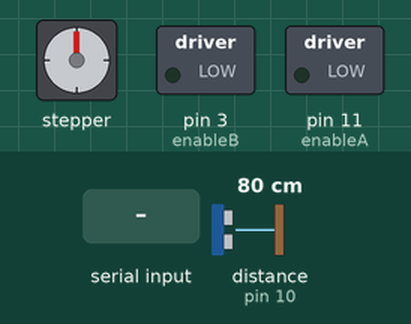
Recording of a sketch running on a simulated Arduino Uno, built with avr-gcc and run on an emulated ATmega328P. On the bench: stepper motor, switched loads named in the sketch (green lamp = pin HIGH). Wiring (inferred from the names in the program): stepper motor (2048 steps per turn assumed): coils pin 4, pin 6, pin 5, pin 7. The test bench sets the inputs (shaded band); at power-on: distance to the obstacle (sensor on pin 10) 80 cm. The echo pulse lasts 58.3 µs per cm; pins used as bus, display or sensor lines are not drawn.

Above: at 1.2 s.
1.3 s: "G" received over Serial
At 1.7 s:
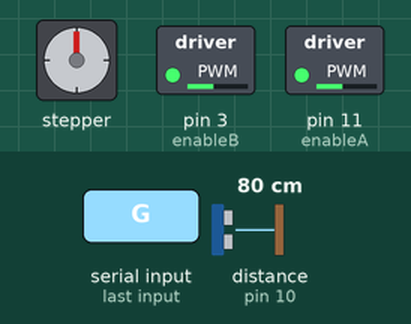
2.8 s: distance to the obstacle (sensor on pin 10) set to 38 cm
4.3 s: distance to the obstacle (sensor on pin 10) set to 33 cm
10.3 s: "F" received over Serial
At 12.2 s:
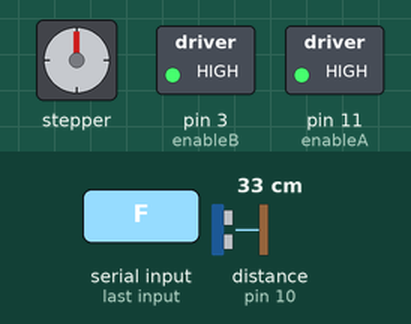
Timing chart, 0 to 13.7 s (numbered marks = the images above; inputs shaded):
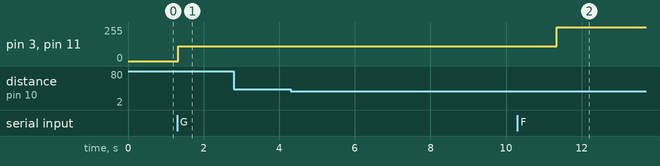

Measured:
- after the input at 1.3 s, pin 3 (enableB), pin 11 (enableA): 0/255 → 110/255 at once
- after the input at 2.8 s, every drawn part: stays the same
- after the input at 4.3 s, every drawn part: stays the same
- after the input at 10.3 s, pin 3 (enableB), pin 11 (enableA): 110/255 → 255/255 after 1.0 s

The sketch:

dual_state_vehicle.ino
```cpp
// --- Motor Direction Control Pins (Wired to L298N) ---
int leftForward = 4;  // IN1
int leftBackward = 5; // IN2
int rightForward = 6; // IN3
int rightBackward = 7;// IN4

// --- New Motor Speed Control Pins (Jumpers removed from L298N!) ---
int enableA = 11;      // ENA (Left Motors Speed - must be a PWM pin)
int enableB = 3;      // ENB (Right Motors Speed - must be a PWM pin)

// --- Ultrasonic Sensor Pins ---
int trigPin = 9;
int echoPin = 10;

// --- State Variables for System Control ---
bool emergencyStop = true; // Starts the robot in a locked safety state
char manualCommand = ' ';
int motorSpeed = 110; // Default cruising speed (Scale: 0 to 255)

void setup() {
  pinMode(leftForward, OUTPUT);
  pinMode(leftBackward, OUTPUT);
  pinMode(rightForward, OUTPUT);
  pinMode(rightBackward, OUTPUT);
  pinMode(enableA, OUTPUT);
  pinMode(enableB, OUTPUT);

  pinMode(trigPin, OUTPUT);
  pinMode(echoPin, INPUT);

  Serial.begin(9600);
}

long getDistance() {
  digitalWrite(trigPin, LOW);
  delayMicroseconds(2);
  digitalWrite(trigPin, HIGH);
  delayMicroseconds(10);
  digitalWrite(trigPin, LOW);
  long duration = pulseIn(echoPin, HIGH);
  return duration * 0.034 / 2;
}

// --- Dynamic Directional Actuation Functions ---
void applySpeed() {
  analogWrite(enableA, motorSpeed); // Sends PWM speed signal to Left side
  analogWrite(enableB, motorSpeed); // Sends PWM speed signal to Right side
}

void stopMotors() {
  digitalWrite(leftForward, LOW);
  digitalWrite(leftBackward, LOW);
  digitalWrite(rightForward, LOW);
  digitalWrite(rightBackward, LOW);
}

void goForward() {
  applySpeed();
  digitalWrite(leftForward, HIGH);
  digitalWrite(leftBackward, LOW);
  digitalWrite(rightForward, HIGH);
  digitalWrite(rightBackward, LOW);
}

void goBackward() {
  applySpeed();
  digitalWrite(leftForward, LOW);
  digitalWrite(leftBackward, HIGH);
  digitalWrite(rightForward, LOW);
  digitalWrite(rightBackward, HIGH);
}

void turnRight() {
  applySpeed();
  digitalWrite(leftForward, HIGH);
  digitalWrite(leftBackward, LOW);
  digitalWrite(rightForward, LOW);
  digitalWrite(rightBackward, HIGH);
}

void turnLeft() {
  applySpeed();
  digitalWrite(leftForward, LOW);
  digitalWrite(leftBackward, HIGH);
  digitalWrite(rightForward, HIGH);
  digitalWrite(rightBackward, LOW);
}

void loop() {
  // 1. BLUETOOTH SERIAL COMMAND PARSER
  if (Serial.available() > 0) {
    char incomingChar = Serial.read();

    // Safety Gates
    if (incomingChar == 'S' || incomingChar == 's') {
      emergencyStop = true;
      manualCommand = ' ';
    }
    else if (incomingChar == 'G' || incomingChar == 'g') {
      emergencyStop = false;
    }

    // Dynamic Speed Modifiers
    else if (incomingChar == 'F' || incomingChar == 'f') {
      motorSpeed = 255; // Boost to absolute maximum velocity
    }
    else if (incomingChar == 'W' || incomingChar == 'w') { // 'W' for Slow / Standard Walk
      motorSpeed = 130; // Reduce voltage for precise low-speed maneuvering
    }

    // Macro-Action Triggers (90-Degree Precision Sweeps)
    else if (incomingChar == 'C' || incomingChar == 'c') { // Clockwise 90
      turnRight();
      delay(650); // Calibrate this millisecond value for your specific flooring!
      stopMotors();
    }
    else if (incomingChar == 'A' || incomingChar == 'a') { // Anticlockwise 90
      turnLeft();
      delay(650); // Calibrate this millisecond value for your specific flooring!
      stopMotors();
    }

    // Continuous Steering Commands
    else if (incomingChar == 'L' || incomingChar == 'l' ||
             incomingChar == 'R' || incomingChar == 'r' ||
             incomingChar == 'B' || incomingChar == 'b') {
      manualCommand = incomingChar;
    }
  }

  // 2. RUNTIME EXECUTION MATRIX
  if (emergencyStop == true) {
    stopMotors();
  }
  else {
    if (manualCommand == 'B' || manualCommand == 'b') {
      goBackward();
    }
    else if (manualCommand == 'L' || manualCommand == 'l') {
      turnLeft();
      delay(300);
      manualCommand = ' ';
    }
    else if (manualCommand == 'R' || manualCommand == 'r') {
      turnRight();
      delay(300);
      manualCommand = ' ';
    }
    else {
      // --- Default State: Autonomous Obstacle Avoidance ---
      long distance = getDistance();

      // Increased safety buffer to 35cm to give the chassis room to swing
      if (distance > 0 && distance < 35) {

        // Step A: Slam the brakes instantly
        stopMotors();
        delay(150);

        // Step B: Back up a tiny bit to pull away from the object
        goBackward();
        delay(300);

        // Step C: Spin right into safety
        turnRight();
        delay(400); // Gives it a clean 45-to-90 degree escape angle

        // Step D: Reset and clear the motors before moving forward again
        stopMotors();
        delay(100);
      }
      else {
        // Path is completely clear, keep cruising
        goForward();
      }
    }
  }
  delay(30); // Lowered from 50 to 30 for faster sensor reaction times
}
```
